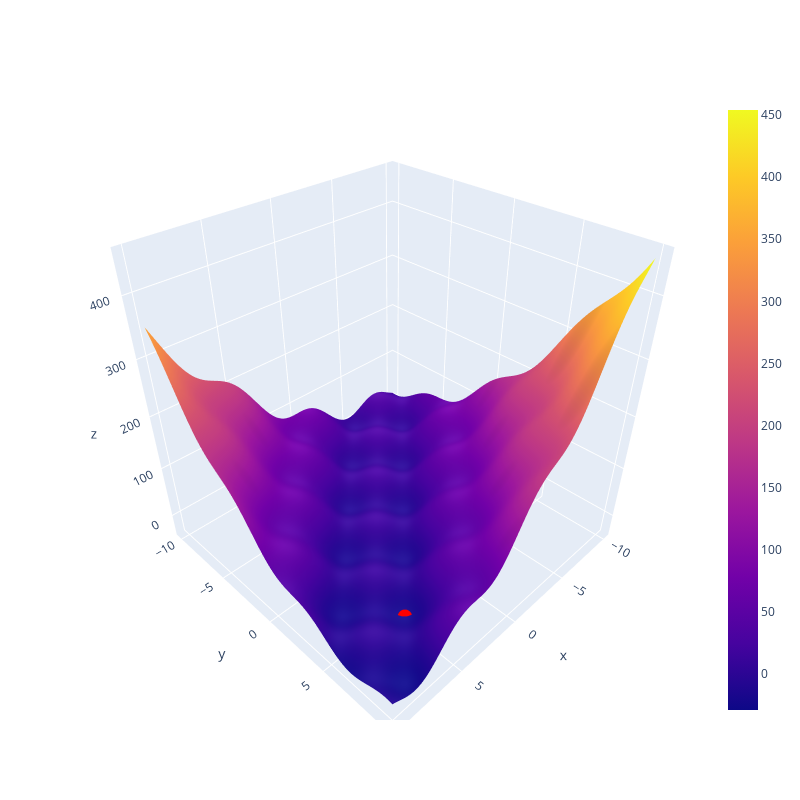

The notebook cell this image was saved under:
### Code cell
# plot the solution

fig = go.Figure(go.Surface(x=X,y=Y,z=Z))
fig.add_trace(go.Scatter3d(x=[solution[0]], y=[solution[1]], z=[f(solution)], mode='markers', marker=dict(size=5, color='red')))
fig.update_layout(width=800, height=800)
fig.show()

### Figure 1 — Plotly figure (JSON) as saved in the notebook; plotly's stock layout.template omitted (floating-point values rounded to 4 significant figures; data arrays with more than 128 entries replaced by an {"elided": "..."} marker saying what was removed)
{"data": [{"type": "surface", "x": {"elided": "100x100 float values"}, "y": {"elided": "100x100 float values"}, "z": {"elided": "100x100 float values"}}, {"marker": {"color": "red", "size": 5}, "mode": "markers", "type": "scatter3d", "x": [5.029], "y": [6.067], "z": [-22.47]}], "layout": {"height": 800, "width": 800}}
